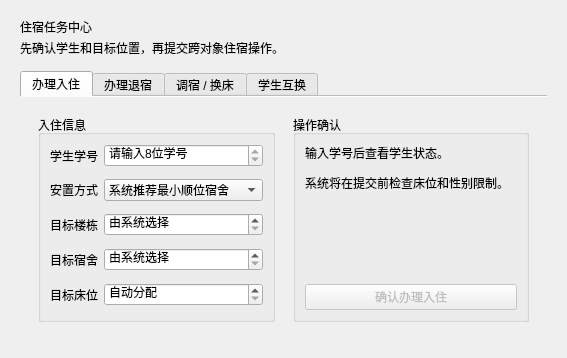
<?xml version="1.0" encoding="UTF-8"?>
<ui version="4.0">
 <class>AccommodationPage</class>
 <widget class="QWidget" name="AccommodationPage">
  <layout class="QVBoxLayout" name="pageLayout" stretch="0,1">
   <property name="spacing"><number>14</number></property><property name="leftMargin"><number>20</number></property><property name="topMargin"><number>18</number></property><property name="rightMargin"><number>20</number></property><property name="bottomMargin"><number>18</number></property>
   <item>
    <layout class="QVBoxLayout" name="headingLayout"><property name="spacing"><number>3</number></property>
     <item><widget class="QLabel" name="headingLabel"><property name="text"><string>住宿任务中心</string></property><property name="pageHeading" stdset="0"><bool>true</bool></property></widget></item>
     <item><widget class="QLabel" name="headingDescriptionLabel"><property name="text"><string>先确认学生和目标位置，再提交跨对象住宿操作。</string></property><property name="pageDescription" stdset="0"><bool>true</bool></property></widget></item>
    </layout>
   </item>
   <item>
    <widget class="QTabWidget" name="taskTabs">
     <property name="currentIndex"><number>0</number></property><property name="documentMode"><bool>true</bool></property>
     <widget class="QWidget" name="assignTab">
      <attribute name="title"><string>办理入住</string></attribute>
      <layout class="QHBoxLayout" name="assignLayout" stretch="1,1">
       <property name="spacing"><number>18</number></property><property name="leftMargin"><number>18</number></property><property name="topMargin"><number>18</number></property><property name="rightMargin"><number>18</number></property><property name="bottomMargin"><number>18</number></property>
       <item>
        <widget class="QGroupBox" name="assignInputGroup"><property name="title"><string>入住信息</string></property>
         <layout class="QFormLayout" name="assignForm">
          <property name="verticalSpacing"><number>12</number></property>
          <item row="0" column="0"><widget class="QLabel" name="assignStudentLabel"><property name="text"><string>学生学号</string></property></widget></item><item row="0" column="1"><widget class="QSpinBox" name="assignStudentSpin"><property name="minimum"><number>9999999</number></property><property name="maximum"><number>99999999</number></property><property name="specialValueText"><string>请输入8位学号</string></property></widget></item>
          <item row="1" column="0"><widget class="QLabel" name="assignStrategyLabel"><property name="text"><string>安置方式</string></property></widget></item><item row="1" column="1"><widget class="QComboBox" name="assignStrategyCombo"><item><property name="text"><string>系统推荐最小顺位宿舍</string></property></item><item><property name="text"><string>随机分配可用宿舍</string></property></item><item><property name="text"><string>指定宿舍</string></property></item><item><property name="text"><string>指定床位</string></property></item></widget></item>
          <item row="2" column="0"><widget class="QLabel" name="assignBuildingLabel"><property name="text"><string>目标楼栋</string></property></widget></item><item row="2" column="1"><widget class="QSpinBox" name="assignBuildingSpin"><property name="minimum"><number>0</number></property><property name="maximum"><number>99</number></property><property name="specialValueText"><string>由系统选择</string></property></widget></item>
          <item row="3" column="0"><widget class="QLabel" name="assignDormLabel"><property name="text"><string>目标宿舍</string></property></widget></item><item row="3" column="1"><widget class="QSpinBox" name="assignDormSpin"><property name="minimum"><number>100</number></property><property name="maximum"><number>9999</number></property><property name="specialValueText"><string>由系统选择</string></property></widget></item>
          <item row="4" column="0"><widget class="QLabel" name="assignBedLabel"><property name="text"><string>目标床位</string></property></widget></item><item row="4" column="1"><widget class="QSpinBox" name="assignBedSpin"><property name="minimum"><number>0</number></property><property name="maximum"><number>2147483647</number></property><property name="specialValueText"><string>自动分配</string></property></widget></item>
         </layout>
        </widget>
       </item>
       <item>
        <widget class="QGroupBox" name="assignPreviewGroup"><property name="title"><string>操作确认</string></property>
         <layout class="QVBoxLayout" name="assignPreviewLayout"><property name="spacing"><number>12</number></property>
          <item><widget class="QLabel" name="assignStudentPreviewLabel"><property name="text"><string>输入学号后查看学生状态。</string></property><property name="wordWrap"><bool>true</bool></property></widget></item>
          <item><widget class="QLabel" name="assignTargetPreviewLabel"><property name="text"><string>系统将在提交前检查床位和性别限制。</string></property><property name="wordWrap"><bool>true</bool></property><property name="pageDescription" stdset="0"><bool>true</bool></property></widget></item>
          <item><spacer name="assignPreviewSpacer"><property name="orientation"><enum>Qt::Orientation::Vertical</enum></property><property name="sizeHint" stdset="0"><size><width>20</width><height>40</height></size></property></spacer></item>
          <item><widget class="QPushButton" name="assignSubmitButton"><property name="text"><string>确认办理入住</string></property><property name="enabled"><bool>false</bool></property><property name="primaryButton" stdset="0"><bool>true</bool></property></widget></item>
         </layout>
        </widget>
       </item>
      </layout>
     </widget>
     <widget class="QWidget" name="removeTab">
      <attribute name="title"><string>办理退宿</string></attribute>
      <layout class="QHBoxLayout" name="removeLayout" stretch="1,1"><property name="spacing"><number>18</number></property><property name="leftMargin"><number>18</number></property><property name="topMargin"><number>18</number></property><property name="rightMargin"><number>18</number></property><property name="bottomMargin"><number>18</number></property>
       <item><widget class="QGroupBox" name="removeInputGroup"><property name="title"><string>选择学生</string></property><layout class="QFormLayout" name="removeForm"><item row="0" column="0"><widget class="QLabel" name="removeStudentLabel"><property name="text"><string>学生学号</string></property></widget></item><item row="0" column="1"><widget class="QSpinBox" name="removeStudentSpin"><property name="minimum"><number>9999999</number></property><property name="maximum"><number>99999999</number></property><property name="specialValueText"><string>请输入8位学号</string></property></widget></item></layout></widget></item>
       <item><widget class="QGroupBox" name="removePreviewGroup"><property name="title"><string>退宿确认</string></property><layout class="QVBoxLayout" name="removePreviewLayout"><item><widget class="QLabel" name="removePreviewLabel"><property name="text"><string>退宿仅释放床位并保留学生档案。</string></property><property name="wordWrap"><bool>true</bool></property></widget></item><item><spacer name="removeSpacer"><property name="orientation"><enum>Qt::Orientation::Vertical</enum></property><property name="sizeHint" stdset="0"><size><width>20</width><height>40</height></size></property></spacer></item><item><widget class="QPushButton" name="removeSubmitButton"><property name="text"><string>确认办理退宿</string></property><property name="enabled"><bool>false</bool></property><property name="primaryButton" stdset="0"><bool>true</bool></property></widget></item></layout></widget></item>
      </layout>
     </widget>
     <widget class="QWidget" name="moveTab">
      <attribute name="title"><string>调宿 / 换床</string></attribute>
      <layout class="QHBoxLayout" name="moveLayout" stretch="1,1"><property name="spacing"><number>18</number></property><property name="leftMargin"><number>18</number></property><property name="topMargin"><number>18</number></property><property name="rightMargin"><number>18</number></property><property name="bottomMargin"><number>18</number></property>
       <item><widget class="QGroupBox" name="moveInputGroup"><property name="title"><string>目标位置</string></property><layout class="QFormLayout" name="moveForm"><property name="verticalSpacing"><number>12</number></property>
        <item row="0" column="0"><widget class="QLabel" name="moveStudentLabel"><property name="text"><string>学生学号</string></property></widget></item><item row="0" column="1"><widget class="QSpinBox" name="moveStudentSpin"><property name="minimum"><number>9999999</number></property><property name="maximum"><number>99999999</number></property><property name="specialValueText"><string>请输入8位学号</string></property></widget></item>
        <item row="1" column="0"><widget class="QLabel" name="moveBuildingLabel"><property name="text"><string>目标楼栋</string></property></widget></item><item row="1" column="1"><widget class="QSpinBox" name="moveBuildingSpin"><property name="minimum"><number>1</number></property><property name="maximum"><number>99</number></property></widget></item>
        <item row="2" column="0"><widget class="QLabel" name="moveDormLabel"><property name="text"><string>目标宿舍</string></property></widget></item><item row="2" column="1"><widget class="QSpinBox" name="moveDormSpin"><property name="minimum"><number>101</number></property><property name="maximum"><number>9999</number></property></widget></item>
        <item row="3" column="0"><widget class="QLabel" name="moveBedLabel"><property name="text"><string>指定床位</string></property></widget></item><item row="3" column="1"><widget class="QSpinBox" name="moveBedSpin"><property name="minimum"><number>0</number></property><property name="maximum"><number>2147483647</number></property><property name="specialValueText"><string>自动分配</string></property></widget></item>
       </layout></widget></item>
       <item><widget class="QGroupBox" name="movePreviewGroup"><property name="title"><string>调宿确认</string></property><layout class="QVBoxLayout" name="movePreviewLayout"><item><widget class="QLabel" name="movePreviewLabel"><property name="text"><string>系统将显示原位置与目标位置，并检查失败恢复状态。</string></property><property name="wordWrap"><bool>true</bool></property></widget></item><item><spacer name="moveSpacer"><property name="orientation"><enum>Qt::Orientation::Vertical</enum></property><property name="sizeHint" stdset="0"><size><width>20</width><height>40</height></size></property></spacer></item><item><widget class="QPushButton" name="moveSubmitButton"><property name="text"><string>确认调宿 / 换床</string></property><property name="enabled"><bool>false</bool></property><property name="primaryButton" stdset="0"><bool>true</bool></property></widget></item></layout></widget></item>
      </layout>
     </widget>
     <widget class="QWidget" name="swapTab">
      <attribute name="title"><string>学生互换</string></attribute>
      <layout class="QHBoxLayout" name="swapLayout" stretch="1,1"><property name="spacing"><number>18</number></property><property name="leftMargin"><number>18</number></property><property name="topMargin"><number>18</number></property><property name="rightMargin"><number>18</number></property><property name="bottomMargin"><number>18</number></property>
       <item><widget class="QGroupBox" name="swapInputGroup"><property name="title"><string>选择两名学生</string></property><layout class="QFormLayout" name="swapForm"><property name="verticalSpacing"><number>12</number></property><item row="0" column="0"><widget class="QLabel" name="swapStudent1Label"><property name="text"><string>学生一</string></property></widget></item><item row="0" column="1"><widget class="QSpinBox" name="swapStudent1Spin"><property name="minimum"><number>9999999</number></property><property name="maximum"><number>99999999</number></property><property name="specialValueText"><string>请输入8位学号</string></property></widget></item><item row="1" column="0"><widget class="QLabel" name="swapStudent2Label"><property name="text"><string>学生二</string></property></widget></item><item row="1" column="1"><widget class="QSpinBox" name="swapStudent2Spin"><property name="minimum"><number>9999999</number></property><property name="maximum"><number>99999999</number></property><property name="specialValueText"><string>请输入8位学号</string></property></widget></item></layout></widget></item>
       <item><widget class="QGroupBox" name="swapPreviewGroup"><property name="title"><string>互换确认</string></property><layout class="QVBoxLayout" name="swapPreviewLayout"><item><widget class="QLabel" name="swapPreviewLabel"><property name="text"><string>两名学生必须均已入住，系统将在执行前展示双方当前位置。</string></property><property name="wordWrap"><bool>true</bool></property></widget></item><item><spacer name="swapSpacer"><property name="orientation"><enum>Qt::Orientation::Vertical</enum></property><property name="sizeHint" stdset="0"><size><width>20</width><height>40</height></size></property></spacer></item><item><widget class="QPushButton" name="swapSubmitButton"><property name="text"><string>确认交换床位</string></property><property name="enabled"><bool>false</bool></property><property name="primaryButton" stdset="0"><bool>true</bool></property></widget></item></layout></widget></item>
      </layout>
     </widget>
    </widget>
   </item>
  </layout>
 </widget>
 <resources/>
 <connections/>
</ui>
